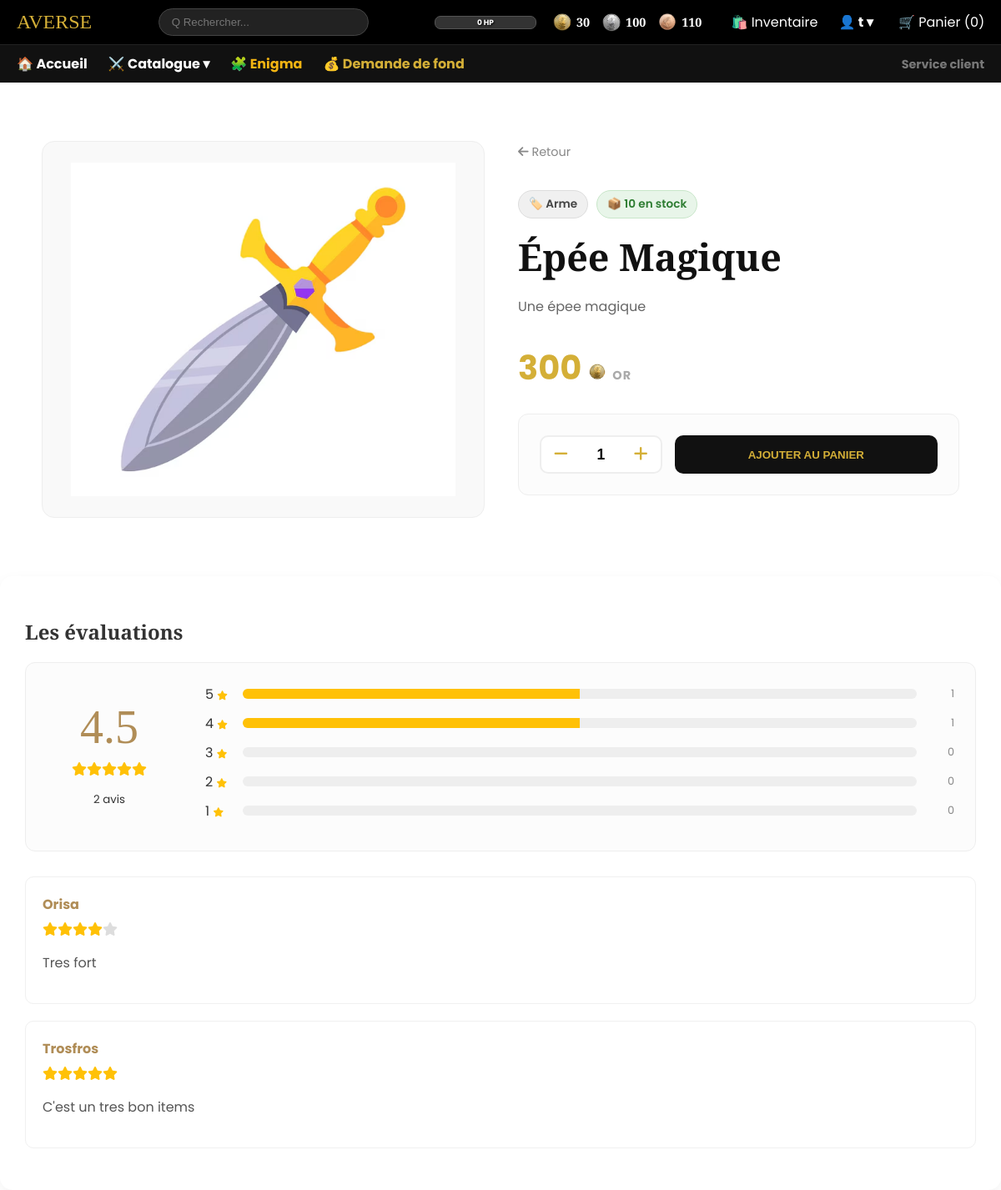
Screenshot of /produit.php?id=1 (signed in) with the database file from the repository.
### tables this page shows
CREATE TABLE `Joueurs` (
  `IdJoueur` int(11) NOT NULL,
  `Alias` varchar(45) NOT NULL,
  `Nom` varchar(45) NOT NULL,
  `Prenom` varchar(45) NOT NULL,
  `MDP` varbinary(128) NOT NULL,
  `PieceBronze` int(11) NOT NULL DEFAULT 100,
  `PieceArgent` int(11) NOT NULL DEFAULT 100,
  `PieceOr` int(11) NOT NULL DEFAULT 100,
  `EstAdmin` tinyint(1) NOT NULL DEFAULT 0,
  `EstMage` tinyint(1) NOT NULL DEFAULT 0,
  `NbDemandeArgent` int(11) NOT NULL DEFAULT 0,
  `PV` int(11) NOT NULL DEFAULT 100,
  `StreakMagie` int(11) NOT NULL DEFAULT 0,
  `MagieReussies` int(11) DEFAULT 0,
  `Guid` varchar(64) DEFAULT NULL,
  `GuidReset` varchar(64) DEFAULT NULL,
  `Mail` varchar(254) DEFAULT ''
);

CREATE TABLE `Items` (
  `IdItem` int(11) NOT NULL,
  `Nom` varchar(45) NOT NULL,
  `Type` varchar(1) NOT NULL,
  `Prix` int(11) NOT NULL,
  `Description` varchar(300) NOT NULL,
  `image` varchar(300) DEFAULT NULL,
  `Rarete` int(11) DEFAULT 1
);

CREATE TABLE `Evaluations` (
  `IdJoueur` int(11) NOT NULL,
  `IdItem` int(11) NOT NULL,
  `Etoiles` int(10) UNSIGNED NOT NULL,
  `Commentaire` varchar(1000) NOT NULL
);

### include/user.php (called while the page is built, shortened)
<?php
function UpdateUserSessionInfo() {
    $alias = $_SESSION['user']['Alias'];
    $stmt = $GLOBALS['connexion']->prepare("SELECT IdJoueur, Alias, EstAdmin,
        PieceBronze, PieceArgent, PieceOr, PV FROM Joueurs WHERE Alias = ?");
    $stmt->bind_param("s", $alias);
    $stmt->execute();
    $_SESSION['user'] = $stmt->get_result()->fetch_assoc();
}
?>

### config.php (called while the page is built, shortened)
<?php
require_once 'include/user.php';
if (isset($_SESSION['user']))
    UpdateUserSessionInfo();
?>

### produit.php (the view, shortened to what this page needs)
<?php
require_once 'config.php';
$id_produit = isset($_GET['id']) ? intval($_GET['id']) : 0;
$sql = "CALL GetItemById(?)";
$stmt = $connexion->prepare($sql);
$stmt->bind_param("i", $id_produit);
$stmt->execute();
$result = $stmt->get_result();
$produit = $result->fetch_assoc();
$stats_sql = "SELECT
                COUNT(*) as total,
                AVG(Etoiles) as moyenne,
                SUM(CASE WHEN Etoiles = 5 THEN 1 ELSE 0 END) as n5,
                SUM(CASE WHEN Etoiles = 4 THEN 1 ELSE 0 END) as n4,
                SUM(CASE WHEN Etoiles = 3 THEN 1 ELSE 0 END) as n3,
                SUM(CASE WHEN Etoiles = 2 THEN 1 ELSE 0 END) as n2,
                SUM(CASE WHEN Etoiles = 1 THEN 1 ELSE 0 END) as n1
              FROM Evaluations WHERE IdItem = ?";
$stmt_stats = $connexion->prepare($stats_sql);
$stmt_stats->bind_param("i", $id_produit);
$stmt_stats->execute();
$stats = $stmt_stats->get_result()->fetch_assoc();
$total_evals_count = $stats['total'];
$divisor = ($total_evals_count > 0) ? $total_evals_count : 1;
$com_sql = "SELECT e.*, j.Alias as Pseudo FROM Evaluations e
            JOIN Joueurs j ON e.IdJoueur = j.IdJoueur
            WHERE e.IdItem = ? ORDER BY e.IdJoueur DESC";
$stmt_com = $connexion->prepare($com_sql);
$stmt_com->bind_param("i", $id_produit);
$stmt_com->execute();
$commentaires = $stmt_com->get_result();
$isOutOfStock = ($produit['Quantite'] <= 0);
?>
<!DOCTYPE html>
<html lang="fr">
<head>
    <link rel="stylesheet" href="CSS/style.css">
    <link rel="stylesheet" href="https://cdnjs.cloudflare.com/ajax/libs/font-awesome/6.4.0/css/all.min.css">
    <link rel="stylesheet" href="styles/produit.css">
</head>
<body>
<?php include 'template/header.php'; ?>
<main class="product-detail-container">
    <div class="product-image-box <?= $isOutOfStock ? 'out-of-stock' : '' ?>">
        <?php if (!empty($produit['image'])): ?><img src="img/<?= htmlspecialchars($produit['image']) ?>"><?php endif; ?>
    </div>
    <div class="product-info">
        <a href="index.php" class="back-link"><i class="fa-solid fa-arrow-left"></i> Retour</a>
        <div class="badges-container">
            <span class="category-badge">🏷️ <?= htmlspecialchars($produit['Type']) ?></span>
            <span class="stock-badge <?= $isOutOfStock ? 'empty' : '' ?>">
                <?= $isOutOfStock ? '❌ Rupture' : '📦 ' . $produit['Quantite'] . ' en stock' ?>
            </span>
        </div>
        <h1><?= htmlspecialchars($produit['Nom']) ?></h1>
        <p class="description"><?= nl2br(htmlspecialchars($produit['Description'])) ?></p>
        <div class="price-tag"><?= number_format($produit['Prix'], 0) ?> <img src="img/gold.png" style="width:20px;"> <span>OR</span></div>
        <div class="purchase-zone">
            <div class="qty-input <?= $isOutOfStock ? 'disabled' : '' ?>">
                <button onclick="changeQty(-1)"><i class="fa-solid fa-minus"></i></button>
                <input type="text" id="quantity" value="<?= $isOutOfStock ? 0 : 1 ?>" readonly>
                <button onclick="changeQty(1)"><i class="fa-solid fa-plus"></i></button>
            </div>
            <button class="add-to-cart-btn" onclick="addToCart(<?= $id_produit ?>)" <?= $isOutOfStock ? 'disabled' : '' ?>>Ajouter au panier</button>
        </div>
    </div>
</main>
<section class="evaluations-container">
    <h2 style="font-family:'Cinzel'; color:#333;">Les évaluations</h2>
    <div class="eval-header">
        <div style="text-align:center; min-width:150px;">
            <div class="avg-num"><?= number_format($stats['moyenne'] ?? 0, 1) ?></div>
            <div style="margin:10px 0;">
                <?php for($i=1;$i<=5;$i++): ?><i class="fa-solid fa-star <?= $i <= round($stats['moyenne']) ? 'star-active' : 'star-inactive' ?>"></i><?php endfor; ?>
            </div>
            <small><?= $total_evals_count ?> avis</small>
        </div>
        <div style="flex-grow:1;">
            <?php foreach([5=>'n5', 4=>'n4', 3=>'n3', 2=>'n2', 1=>'n1'] as $n => $k): $p = ($stats[$k]/$divisor)*100; ?>
            <div class="stars-row">
                <span style="width:30px;"><?= $n ?> <i class="fa-star fa-solid" style="font-size:0.7rem; color:#ffc107;"></i></span>
                <div class="bar-container"><div class="bar-fill" style="width:<?= $p ?>%"></div></div>
                <span style="width:30px; text-align:right; font-size:0.8rem; color:#888;"><?= $stats[$k] ?></span>
            </div>
            <?php endforeach; ?>
        </div>
    </div>
    <div class="comments-list">
        <?php while($com = $commentaires->fetch_assoc()): ?>
            <div class="eval-card">
                <div style="display:flex; justify-content:space-between;">
                    <div>
                        <strong style="color:#b08d57;"><?= htmlspecialchars($com['Pseudo']) ?></strong>
                        <div style="margin:5px 0;">
                            <?php for($i=1;$i<=5;$i++): ?><i class="fa-solid fa-star <?= $i <= $com['Etoiles'] ? 'star-active' : 'star-inactive' ?>"></i><?php endfor; ?>
                        </div>
                    </div>
                </div>
                <p style="color:#555; margin-top:10px;"><?= nl2br(htmlspecialchars($com['Commentaire'])) ?></p>
            </div>
        <?php endwhile; ?>
    </div>
</section>
</body>
</html>

### template/header.php (shortened to what this page needs)
<link rel="stylesheet" href="styles/header.css">
<header>
    <nav class="top-nav">
        <div class="logo" style="font-family: 'Cinzel', serif; font-size: 1.5rem; color: #d4af37;">AVERSE</div>
        <form action="catalogue.php" method="GET" class="search-bar">
            <input type="text" name="search" placeholder="Q Rechercher..." value="<?= isset($_GET['search']) ? htmlspecialchars($_GET['search']) : '' ?>">
        </form>
        <div class="user-menu">
            <?php
            $user = @ $_SESSION['user'];
            if (isset($user)):
            ?>
            <div class="player-stats">
                <div class="hp-container" title="Points de Vie">
                    <span class="hp-text"><?= $user['PV'] ?> HP</span>
                </div>
                <div class="rpg-currency-bar">
                    <div class="coin-item" title="Or">
                        <img src="./img/gold.png" alt="Or">
                        <span><?= $user['PieceOr'] ?></span>
                    </div>
                    <div class="coin-item" title="Argent">
                        <img src="./img/silver.png" alt="Argent">
                        <span><?= $user['PieceArgent'] ?></span>
                    </div>
                    <div class="coin-item" title="Bronze">
                        <img src="./img/bronze.png" alt="Bronze">
                        <span><?= $user['PieceBronze'] ?></span>
                    </div>
                </div>
            </div>
            <a href="inventaire.php" style="text-decoration:none; color: white; margin-right: 10px;">🛍️ <span class="hide-mobile">Inventaire</span></a>
            <div class="dropdown">
                <strong style="cursor:pointer; color: white;" onclick="toggleHeaderMenu(event, 'userDrop')">
                    👤 <?= htmlspecialchars($user['Alias']) ?> ▾
                </strong>
            </div>
            <?php else: ?>
                <a href="login.php" class="user-link" style="color: white; text-decoration: none; margin-right: 10px;">🔑 Connexion</a>
                <a href="register.php" class="user-link" style="color: #d4af37; text-decoration: none; border: 1px solid #d4af37; padding: 5px 12px; border-radius: 15px;">📜 S'inscrire</a>
            <?php endif; ?>
            <a href="panier.php" id="cart-container">
                🛒 <span class="hide-mobile">Panier</span> (<span id="cart-count"><?= isset($_SESSION['cart']) ? array_sum($_SESSION['cart']) : 0 ?></span>)
            </a>
        </div>
    </nav>
    <nav class="sub-nav" style="background: #111; border-top: 1px solid #222;">
        <div class="links">
            <a href="index.php" style="color: white;">🏠 <span class="hide-mobile">Accueil</span></a>
            <div class="dropdown">
                <span style="cursor:pointer; color: white;" onclick="toggleHeaderMenu(event, 'catDrop')">
                    ⚔️ <span class="hide-mobile">Catalogue</span> ▾
                </span>
            </div>
            <a href="enigma.php" style="color: #f3b412;">🧩 <span class="hide-mobile">Enigma</span></a>
            <a href="profil_capital.php" style="color: #d4af37;">💰 <span class="hide-mobile">Demande de fond</span></a>
        </div>
        <div class="service-client">
            <a href="service_client.php" style="color: #777; font-size: 0.9rem;">Service client</a>
        </div>
    </nav>
</header>

### styles/style.css (style rules this page uses)
body { background-color: #ffffff; color: #333; font-family: 'Poppins', sans-serif; margin: 0; }

### styles/produit.css (style rules this page uses)
body { background-color: #ffffff; color: #333; font-family: 'Poppins', sans-serif; margin: 0; }
.product-detail-container { max-width: 1100px; margin: 50px auto; padding: 20px; display: flex; gap: 40px; align-items: flex-start; flex-wrap: wrap; }
.product-image-box { flex: 1; min-width: 350px; background: #f9f9f9; border-radius: 15px; overflow: hidden; border: 1px solid #eee; min-height: 450px; display: flex; align-items: center; justify-content: center; }
.product-image-box img { max-width: 90%; max-height: 400px; object-fit: contain; }
.product-info { flex: 1; min-width: 350px; }
.back-link { text-decoration: none; color: #888; font-size: 0.9rem; display: inline-block; margin-bottom: 20px; transition: 0.3s; }
.badges-container { margin-bottom: 15px; display: flex; gap: 10px; }
.category-badge, .stock-badge { padding: 5px 12px; border-radius: 6px; font-size: 0.8rem; font-weight: 600; }
.category-badge { background: #f0f0f0; color: #555; }
.stock-badge { background: #f0fff0; color: #27ae60; }
.product-info h1 { font-family: 'Cinzel', serif; font-size: 2.8rem; margin: 10px 0; color: #111; }
.description { color: #666; line-height: 1.7; margin-bottom: 30px; }
.price-tag { font-size: 2.5rem; font-weight: bold; color: #d4af37; margin-bottom: 25px; }
.price-tag span { font-size: 0.9rem; color: #aaa; letter-spacing: 1px; }
.purchase-zone { display: flex; gap: 15px; padding: 25px; background: #fcfcfc; border: 1px solid #eee; border-radius: 12px; }
.qty-input { display: flex; align-items: center; border: 2px solid #eee; border-radius: 10px; background: white; }
.qty-input button { background: none; border: none; padding: 10px 15px; cursor: pointer; font-size: 1.2rem; color: #d4af37; font-weight: bold; transition: 0.2s; }
.qty-input input { width: 45px; text-align: center; border: none; font-weight: bold; font-size: 1.1rem; }
.add-to-cart-btn { background: #111; color: #d4af37; border: none; padding: 15px 35px; border-radius: 10px; font-weight: bold; flex-grow: 1; cursor: pointer; transition: 0.3s; display: flex; align-items: center; justify-content: center; gap: 10px; text-transform: uppercase; }

### styles/header.css (style rules this page uses)
.top-nav, .sub-nav { display: flex; align-items: center; justify-content: space-between; padding: 10px 20px; flex-wrap: wrap; width: 100% !important; box-sizing: border-box; background-color: black; }
.search-bar input { padding: 8px 15px; border-radius: 20px; border: 1px solid #444; background: #222; color: white; width: 220px; transition: width 0.3s; outline: none; }
.sub-nav .links { display: flex !important; flex-direction: row !important; align-items: center !important; gap: 25px; }
.sub-nav a, .sub-nav span { text-decoration: none; font-weight: bold; white-space: nowrap; }
.dropdown { position: relative; display: inline-block; }
.user-menu { display: flex; align-items: center; gap: 15px; }
.hp-container { width: 120px; background: #333; height: 14px; border-radius: 7px; border: 1px solid #555; position: relative; overflow: hidden; box-shadow: 0 0 5px rgba(0,0,0,0.5); }
.hp-text { position: absolute; top: 50%; left: 50%; transform: translate(-50%, -50%); font-size: 9px; width: 100%; text-align: center; color: white; font-weight: bold; text-shadow: 1px 1px 2px black; z-index: 2; pointer-events: none; }
.rpg-currency-bar { display: flex; gap: 15px; align-items: center; font-size: 0.9em; font-weight: bold; color: #fff; font-family: 'Cinzel', serif; }
.coin-item { display: flex; align-items: center; gap: 6px; }
.coin-item img { width: 22px; height: 22px; object-fit: contain; filter: drop-shadow(0 2px 3px rgba(0,0,0,0.4)); }
.player-stats { display: flex; align-items: center; gap: 20px; margin-right: 20px; }
#cart-container { text-decoration: none; color: white; margin-left: 15px; display: inline-block; transition: transform 0.3s cubic-bezier(0.34, 1.56, 0.64, 1), color 0.2s ease; transform-origin: center center; will-change: transform; }

### rows the page displays
joueurs: PV "0", PieceOr "30", PieceArgent "100", PieceBronze "110", Alias "t"
items: image (picture), Nom "Épée Magique", Description "Une épee magique", Prix "300"
evaluations: IdJoueur.Alias "Orisa", Etoiles 4 (drawn), Commentaire "Tres fort"
evaluations: IdJoueur.Alias "Trosfros", Etoiles 5 (drawn), Commentaire "C'est un tres bon items"

### other values shown
$produit['Type'] "Arme"
$produit['Quantite'] "10"
$stats['moyenne'] "4.5"
$total_evals_count "2"
$n "5"
$stats[$k] "1"
$n "4"
$n "3"
$stats[$k] "0"
$n "2"
$n "1"
